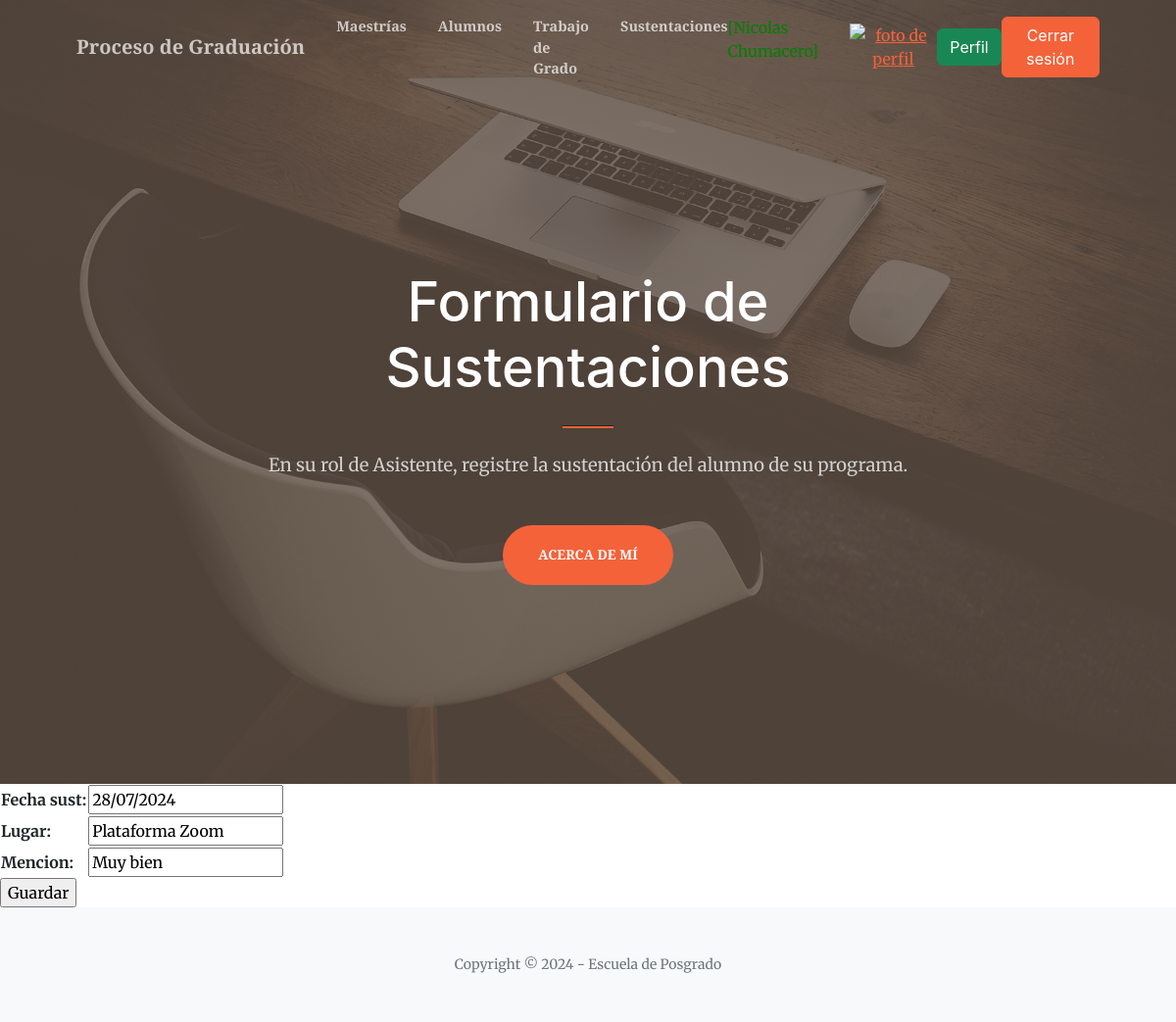
The app's page /sustentacionUpdate/1 (signed in) with its own data.
### entidades/models.py (models this page shows, shortened)
class Sustentacion(models.Model):
    fecha_sust = models.DateField()
    lugar = models.CharField(max_length=30)
    mencion = models.CharField(max_length=100)

### entidades/views.py (the view)
# urls.py: path('sustentacionUpdate/<int:pk>', SustentacionUpdate.as_view(), name="sustentacionUpdate"),
class SustentacionUpdate(LoginRequiredMixin, UpdateView):
    model = Sustentacion
    fields = ["fecha_sust", "lugar", "mencion"]
    success_url = reverse_lazy("sustentacion")

### entidades/templates/entidades/sustentacion_form.html (shortened to what this page needs)
{% extends "entidades/index.html" %}
{%block titulo %}
<h1 class="text-white font-weight-bold">Formulario de Sustentaciones</h1>
{%endblock titulo %}
{%block subtitulo %}
<p class="text-white-75 mb-5">En su rol de Asistente, registre la sustentación del alumno de su programa.</p>
{%endblock subtitulo %}
{%block contenido %}
<form action ="" method="post">
    <table>
        {{form.as_table}}
    </table>
    <input type ="submit" value="Guardar">
</form>
{%endblock contenido %}

### entidades/templates/entidades/index.html (shortened to what this page needs)
<!DOCTYPE html>
<html lang="en">
    <head>
        {%load static %}
        <link href="https://cdn.jsdelivr.net/npm/bootstrap-icons@1.5.0/font/bootstrap-icons.css" rel="stylesheet" />
        <link href="https://cdnjs.cloudflare.com/ajax/libs/SimpleLightbox/2.1.0/simpleLightbox.min.css" rel="stylesheet" />
        <link href="{% static 'css/styles.css' %}" rel="stylesheet" />
        <link rel="stylesheet" href="https://cdnjs.cloudflare.com/ajax/libs/font-awesome/6.4.0/css/all.min.css" rel="stylesheet" />
    </head>
    <body id="page-top">
        <nav class="navbar navbar-expand-lg navbar-light fixed-top py-3" id="mainNav">
            <div class="container px-4 px-lg-5">
                <a class="navbar-brand" href="{% url 'home' %}">Proceso de Graduación</a>
            {% if user.is_authenticated %}
                <div class="collapse navbar-collapse" id="navbarResponsive">
                    <ul class="navbar-nav ms-auto my-2 my-lg-0">
                        <li class="nav-item"><a class="nav-link" href="{% url 'maestrias' %}">Maestrías</a></li>
                        <li class="nav-item"><a class="nav-link" href="{% url 'alumno' %}">Alumnos</a></li>
                        <li class="nav-item"><a class="nav-link" href="{% url 'trabajodegrado' %}">Trabajo de Grado</a></li>
                        <li class="nav-item"><a class="nav-link" href="{% url 'sustentacion' %}">Sustentaciones</a></li>
                    </ul>
                </div>
            <p style="color:green"> [{{user.first_name}} {{user.last_name}}]</p>
            <div class="text-center">
                <a href="{% url 'agregar_avatar' %}"><img src="{{ request.session.avatar }}" height="40px" weight="40px" alt="foto de perfil"></a>
            </div>
            <a class="btn btn-success" href="{% url 'perfil' %}">Perfil</a>
            <form action="{% url 'logout' %}" method="post">
                <button type="submit" class="btn btn-primary">Cerrar sesión</button>
            </form>
            {% else %}
                <a class="btn btn-primary" href="{% url 'login' %}">Inicia sesión</a>
                <a class="btn btn-success" href="{% url 'registro' %}">Registrarse</a>
            {% endif %}
            </div>
        </nav>
        <header class="masthead">
            <div class="container px-4 px-lg-5 h-100">
                <div class="row gx-4 gx-lg-5 h-100 align-items-center justify-content-center text-center">
                    <div class="col-lg-8 align-self-end">
                        {%block titulo %}{%endblock titulo %}
                        <hr class="divider" />
                    </div>
                    <div class="col-lg-8 align-self-baseline">
                        {%block subtitulo %}{%endblock subtitulo %}
                        <a class="btn btn-primary btn-xl" href="{% url 'acerca' %}">Acerca de mí</a>
                    </div>
                </div>
            </div>
        </header>
        {% block contenido %}
        {% endblock contenido %}
        <footer class="bg-light py-5">
            <div class="container px-4 px-lg-5"><div class="small text-center text-muted">Copyright &copy; 2024 - Escuela de Posgrado</div></div>
        </footer>
    </body>
</html>

### records on screen
Sustentacion: fecha_sust "28/07/2024", lugar "Plataforma Zoom", mencion "Muy bien"

### other values on screen
{{ user.first_name }} "Nicolas"
{{ user.last_name }} "Chumacero"
